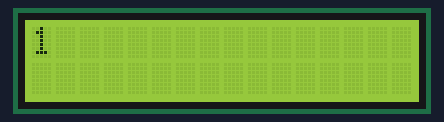
A sketch run on a simulated Arduino Uno, built with avr-gcc and run on an emulated ATmega328P. Shown: 16×2 character LCD.

Above: at 0.1 s.
At 1.1 s:
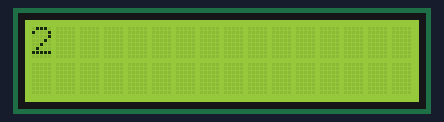
At 2.1 s:
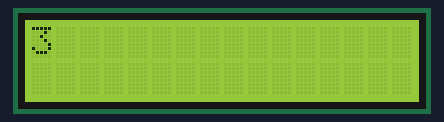
At 3.1 s:
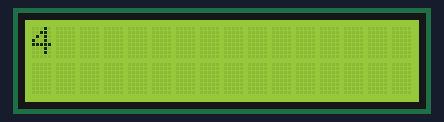
At 4.1 s:
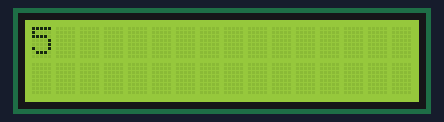
At 5.1 s:
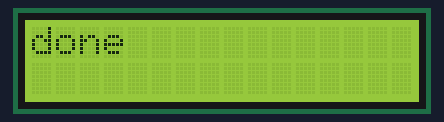

Measured:
- what the display in image 1 shows lasts 1.0 s, from 1.1 s to 2.1 s

The sketch:

sketch_jun23c.ino
```cpp
#include <Wire.h>
#include <LiquidCrystal_I2C.h>

LiquidCrystal_I2C lcd(0x27, 16, 2);
int v=0;

void setup() {
  lcd.init();
  lcd.backlight();
}


void loop()
{
  while (v<5){
  v=v+1;
  lcd.print(v);
  delay(1000);
  lcd.clear();

  }

  if (v==5){
    lcd.print("done");
    v=v+1;
  }
}
```
